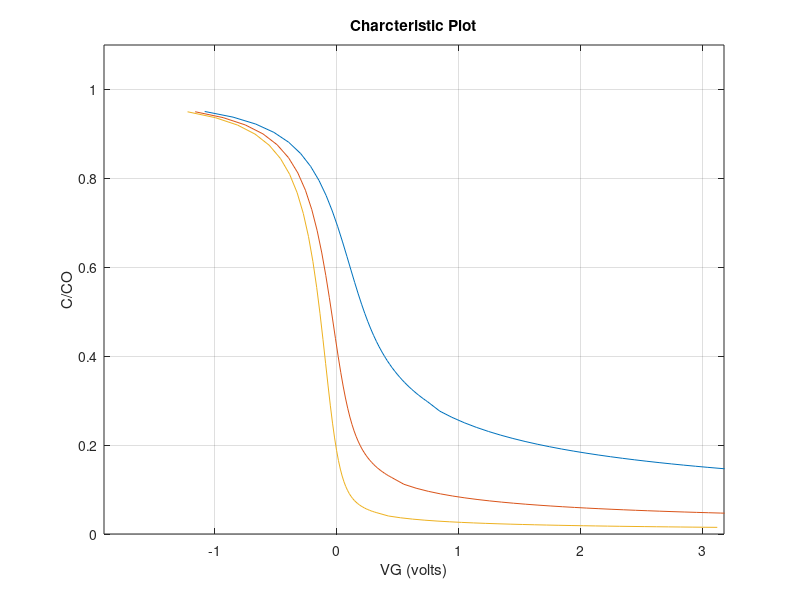

This figure's MATLAB source:
%Problem 3:
clc;
clear;
 
% p-type Deep Depletion MOS-C C-V characteristics
%Initialization and Input
format compact
NA1=10e16;
NA2=10e15;
NA3=10e14;
xo=0.1*10e-6;
 
%Defining Constants and Parameters
e0=8.854e-14;
q=1.6e-19;
k=8.617e-5;
KS=11.8;
KO=3.9;
ni=1.0e10;
T=300;
kT=k*T;
 
%Computing Constants
UF1=log(NA1/ni);
UF2=log(NA2/ni);
UF3=log(NA3/ni);
LD=sqrt((kT*KS*e0)/(2*q*ni));
 
%Computation for the condition  US<UF (or VG<VI)
US1=UF1-21:0.5:UF1;
US2=UF2-21:0.5:UF2;
US3=UF3-21:0.5:UF3;
F1=sqrt(exp(UF1).*(exp(-US1)+US1-1)+exp(-UF1).*(exp(US1)-US1-1));
F2=sqrt(exp(UF2).*(exp(-US2)+US2-1)+exp(-UF2).*(exp(US2)-US2-1));
F3=sqrt(exp(UF3).*(exp(-US3)+US3-1)+exp(-UF3).*(exp(US3)-US3-1));
VG1=kT*(US1+(US1./abs(US1)).*(KS*xo)/(KO*LD).*F1);
VG2=kT*(US2+(US2./abs(US2)).*(KS*xo)/(KO*LD).*F2);
VG3=kT*(US3+(US3./abs(US3)).*(KS*xo)/(KO*LD).*F3);
DENOM1=exp(UF1).*(1-exp(-US1))+exp(-UF1).*(exp(US1)-1);
DENOM2=exp(UF2).*(1-exp(-US2))+exp(-UF2).*(exp(US2)-1);
DENOM3=exp(UF3).*(1-exp(-US3))+exp(-UF3).*(exp(US3)-1);
W1=(US1./abs(US1)).*LD.*(2*F1)./DENOM1;
W2=(US2./abs(US2)).*LD.*(2*F2)./DENOM2;
W3=(US3./abs(US3)).*LD.*(2*F3)./DENOM3;
c1=1.0./(1+(KO*W1)./(KS*xo));
c2=1.0./(1+(KO*W2)./(KS*xo));
c3=1.0./(1+(KO*W3)./(KS*xo));
 
%Computation for the ccondition US>UF (or VI<VG<5VT)
FI1=sqrt(exp(UF1).*(exp(-UF1)+UF1-1)+exp(-UF1).*(exp(UF1)-UF1-1));
FI2=sqrt(exp(UF2).*(exp(-UF2)+UF2-1)+exp(-UF2).*(exp(UF2)-UF2-1));
FI3=sqrt(exp(UF3).*(exp(-UF3)+UF3-1)+exp(-UF3).*(exp(UF3)-UF3-1));
phiF1=kT*UF1;
phiF2=kT*UF2;
phiF3=kT*UF3;
VI1=kT*(UF1+(KS*xo)/(KO*LD).*FI1);
VI2=kT*(UF2+(KS*xo)/(KO*LD).*FI2);
VI3=kT*(UF3+(KS*xo)/(KO*LD).*FI3);
VT1=2*phiF1+(KS*xo/KO)*sqrt((4*q*NA1*phiF1)/(KS*e0));
VT2=2*phiF2+(KS*xo/KO)*sqrt((4*q*NA2*phiF2)/(KS*e0));
VT3=2*phiF3+(KS*xo/KO)*sqrt((4*q*NA3*phiF3)/(KS*e0));
Vdelta1=(q/2)*(KS*xo^2*NA1)/(KO^2*e0);
Vdelta2=(q/2)*(KS*xo^2*NA2)/(KO^2*e0);
Vdelta3=(q/2)*(KS*xo^2*NA3)/(KO^2*e0);
VGA=VI1+0.1:0.1:5*VT1;
VGB=VI2+0.1:0.1:5*VT2;
VGC=VI3+0.1:0.1:5*VT3;
cA=1./sqrt(1+VGA./Vdelta1);
cB=1./sqrt(1+VGB./Vdelta2);
cC=1./sqrt(1+VGC./Vdelta3);
 
%Combining the above parameters
calpha=[c1,cA];
cbeta=[c2,cB];
cgamma=[c3,cC];
VGalpha=[VG1,VGA];
VGbeta=[VG2,VGB];
VGgamma=[VG3,VGC];
 
%Plot
plot(VGalpha,calpha); grid;
axis([-3*VT1,5*VT1,0,1.1])
hold on
plot(VGbeta,cbeta);
axis([-3*VT2,5*VT2,0,1.1])
hold on
plot(VGgamma,cgamma);
axis([-3*VT3,5*VT3,0,1.1])
xlabel('VG (volts)'); ylabel('C/CO');
title("Charcteristic Plot");
